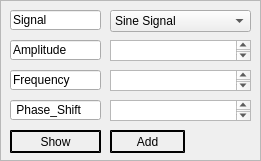
  <widget class="QFrame" name="frame_4">
   <property name="geometry">
    <rect>
     <x>770</x>
     <y>50</y>
     <width>261</width>
     <height>161</height>
    </rect>
   </property>
   <property name="frameShape">
    <enum>QFrame::StyledPanel</enum>
   </property>
   <property name="frameShadow">
    <enum>QFrame::Raised</enum>
   </property>
   <widget class="QLineEdit" name="AmplitudeLine">
    <property name="geometry">
     <rect>
      <x>10</x>
      <y>40</y>
      <width>91</width>
      <height>20</height>
     </rect>
    </property>
    <property name="text">
     <string>Amplitude</string>
    </property>
   </widget>
   <widget class="QLineEdit" name="FrequencyLine">
    <property name="geometry">
     <rect>
      <x>10</x>
      <y>70</y>
      <width>91</width>
      <height>20</height>
     </rect>
    </property>
    <property name="text">
     <string>Frequency</string>
    </property>
   </widget>
   <widget class="QLineEdit" name="lineEdit_4">
    <property name="geometry">
     <rect>
      <x>10</x>
      <y>100</y>
      <width>91</width>
      <height>20</height>
     </rect>
    </property>
    <property name="text">
     <string> Phase_Shift</string>
    </property>
   </widget>
   <widget class="QTextEdit" name="Amplitude_textEdit">
    <property name="geometry">
     <rect>
      <x>110</x>
      <y>40</y>
      <width>141</width>
      <height>21</height>
     </rect>
    </property>
   </widget>
   <widget class="QTextEdit" name="Frequency_textEdit">
    <property name="geometry">
     <rect>
      <x>110</x>
      <y>70</y>
      <width>141</width>
      <height>21</height>
     </rect>
    </property>
   </widget>
   <widget class="QTextEdit" name="Phase_Shift_textEdit">
    <property name="geometry">
     <rect>
      <x>110</x>
      <y>100</y>
      <width>141</width>
      <height>21</height>
     </rect>
    </property>
   </widget>
   <widget class="QLineEdit" name="lineEdit_2">
    <property name="geometry">
     <rect>
      <x>10</x>
      <y>10</y>
      <width>91</width>
      <height>20</height>
     </rect>
    </property>
    <property name="text">
     <string>Signal </string>
    </property>
   </widget>
   <widget class="QComboBox" name="SignalcomboBox">
    <property name="geometry">
     <rect>
      <x>110</x>
      <y>10</y>
      <width>141</width>
      <height>22</height>
     </rect>
    </property>
    <item>
     <property name="text">
      <string>Sine Signal</string>
     </property>
    </item>
    <item>
     <property name="text">
      <string>Cosine Signal</string>
     </property>
    </item>
   </widget>
   <widget class="QPushButton" name="ShowButton">
    <property name="geometry">
     <rect>
      <x>10</x>
      <y>130</y>
      <width>91</width>
      <height>23</height>
     </rect>
    </property>
    <property name="styleSheet">
     <string notr="true">QPushButton
{
    border-style: outset;
    border-width: 2px;
    border-color: black;
    font: 9pt &quot;Century&quot;;
}</string>
    </property>
    <property name="text">
     <string>Show</string>
    </property>
   </widget>
   <widget class="QPushButton" name="AddButton">
    <property name="geometry">
     <rect>
      <x>110</x>
      <y>130</y>
      <width>75</width>
      <height>23</height>
     </rect>
    </property>
    <property name="styleSheet">
     <string notr="true">QPushButton
{
    border-style: outset;
    border-width: 2px;
    border-color: black;
    font: 9pt &quot;Century&quot;;
}</string>
    </property>
    <property name="text">
     <string>Add</string>
    </property>
   </widget>
  </widget>
